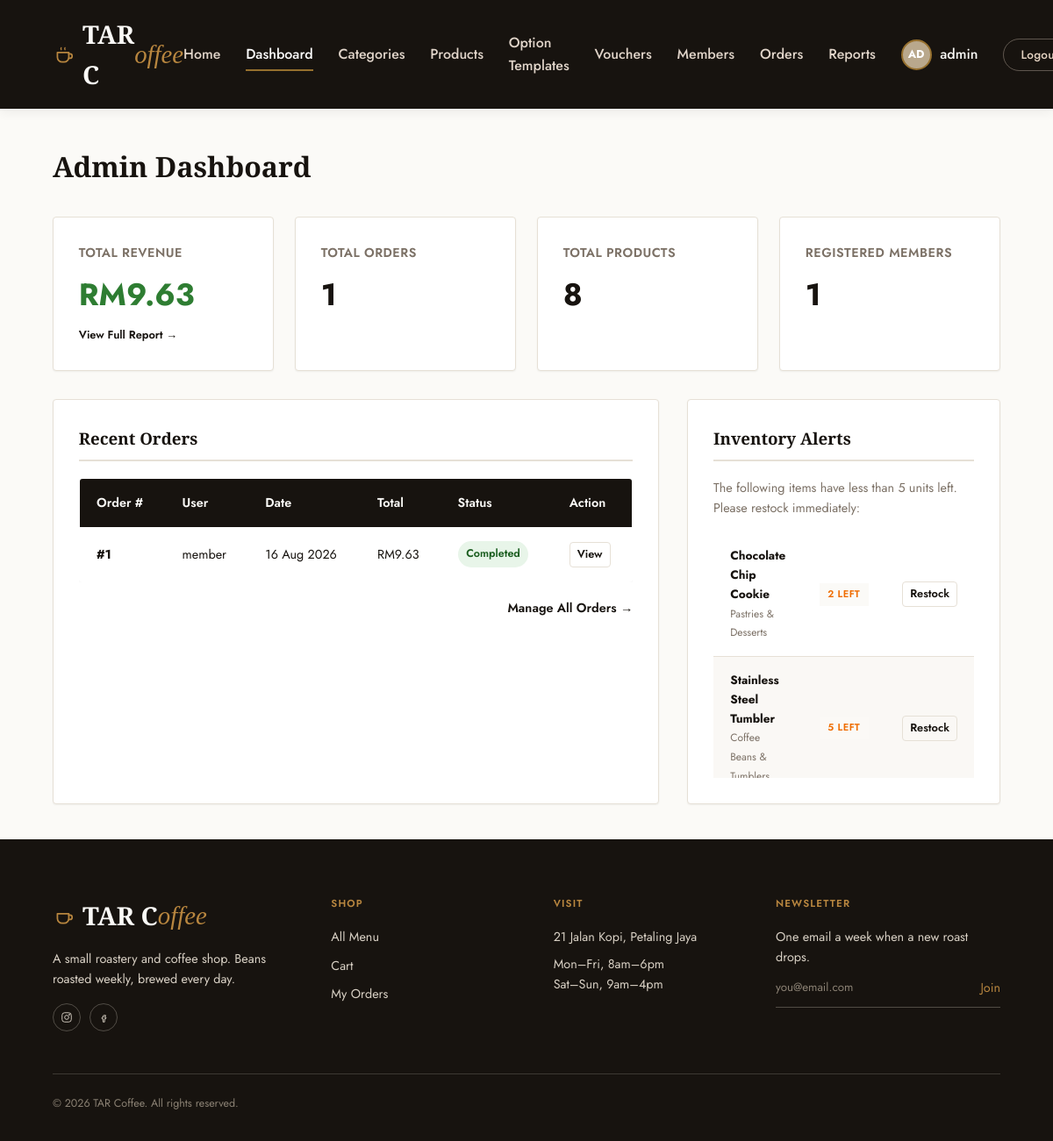
/admin/index.php (signed in), run on the app's committed database.
### tables this page shows
CREATE TABLE `users` (
  `id` INT AUTO_INCREMENT PRIMARY KEY,
  `username` VARCHAR(50) NOT NULL UNIQUE,
  `email` VARCHAR(100) NOT NULL UNIQUE,
  `password` VARCHAR(255) NOT NULL,
  `full_name` VARCHAR(100) NOT NULL,
  `phone` VARCHAR(20) DEFAULT NULL,
  `photo` VARCHAR(255) DEFAULT 'default_user.png',
  `role` ENUM('admin', 'member') DEFAULT 'member',
  `status` ENUM('active', 'blocked') DEFAULT 'active',
  `failed_attempts` INT UNSIGNED NOT NULL DEFAULT 0,
  `locked_until` DATETIME DEFAULT NULL,
  `created_at` TIMESTAMP DEFAULT CURRENT_TIMESTAMP,
  INDEX `idx_users_status` (`status`)
);

CREATE TABLE `orders` (
  `id` INT AUTO_INCREMENT PRIMARY KEY,
  `user_id` INT DEFAULT NULL,
  `voucher_id` INT DEFAULT NULL,
  `customer_name` VARCHAR(100) NOT NULL,
  `customer_phone` VARCHAR(20) NOT NULL,
  `fulfillment_type` ENUM('pickup', 'delivery') NOT NULL DEFAULT 'delivery',
  `shipping_address` TEXT DEFAULT NULL, 
  `discount_amount` DECIMAL(10, 2) NOT NULL DEFAULT 0.00,
  `total_price` DECIMAL(10, 2) NOT NULL,
  `status` ENUM('Pending', 'Processing', 'Completed', 'Cancelled') DEFAULT 'Pending',
  `order_date` TIMESTAMP DEFAULT CURRENT_TIMESTAMP,
  FOREIGN KEY (`user_id`) REFERENCES `users` (`id`) ON DELETE SET NULL,
  FOREIGN KEY (`voucher_id`) REFERENCES `vouchers` (`id`) ON DELETE SET NULL,
  INDEX `idx_orders_status` (`status`),
  INDEX `idx_orders_fulfillment` (`fulfillment_type`), 
  INDEX `idx_orders_date` (`order_date`)
);

CREATE TABLE `products` (
  `id` INT AUTO_INCREMENT PRIMARY KEY,
  `category_id` INT DEFAULT NULL,
  `name` VARCHAR(100) NOT NULL,
  `description` TEXT DEFAULT NULL,
  `price` DECIMAL(10, 2) NOT NULL,
  `stock` INT UNSIGNED DEFAULT 0,
  `created_at` TIMESTAMP DEFAULT CURRENT_TIMESTAMP,
  FOREIGN KEY (`category_id`) REFERENCES `categories` (`id`) ON DELETE SET NULL,
  INDEX `idx_products_name` (`name`)
);

CREATE TABLE `categories` (
  `id` INT AUTO_INCREMENT PRIMARY KEY,
  `name` VARCHAR(50) NOT NULL UNIQUE,
  `description` TEXT DEFAULT NULL
);

### includes/auth.php (called while the page is built, shortened)
<?php
function is_logged_in() {
    return isset($_SESSION['user_id']);
}
function is_admin() {
    return is_logged_in() && isset($_SESSION['user_role']) && $_SESSION['user_role'] === 'admin';
}
function get_logged_in_user($pdo) {
    $stmt = $pdo->prepare("SELECT * FROM users WHERE id = ?");
    $stmt->execute([$_SESSION['user_id']]);
    $user = $stmt->fetch();
    return $user;
}
?>

### admin/index.php (the view, shortened to what this page needs)
<?php
require_once __DIR__ . '/../includes/header.php';
$sales_stmt = $pdo->query("SELECT SUM(total_price) as total_sales FROM orders WHERE status != 'Cancelled'");
$total_sales = floatval($sales_stmt->fetchColumn() ?? 0);
$orders_count_stmt = $pdo->query("SELECT COUNT(*) FROM orders");
$total_orders = intval($orders_count_stmt->fetchColumn() ?? 0);
$prod_count_stmt = $pdo->query("SELECT COUNT(*) FROM products");
$total_products = intval($prod_count_stmt->fetchColumn() ?? 0);
$member_count_stmt = $pdo->query("SELECT COUNT(*) FROM users WHERE role = 'member'");
$total_members = intval($member_count_stmt->fetchColumn() ?? 0);
$low_stock_stmt = $pdo->query("SELECT p.*, c.name as category_name
                               FROM products p
                               LEFT JOIN categories c ON p.category_id = c.id
                               WHERE p.stock <= 5
                               ORDER BY p.stock ASC");
$low_stock_items = $low_stock_stmt->fetchAll();
$recent_orders_stmt = $pdo->query("SELECT o.*, u.username
                                   FROM orders o
                                   LEFT JOIN users u ON o.user_id = u.id
                                   ORDER BY o.order_date DESC
                                   LIMIT 5");
$recent_orders = $recent_orders_stmt->fetchAll();
?>
<h1 class="page-title">Admin Dashboard</h1>
<div class="admin-dashboard">
    <div class="stat-grid">
        <div class="stat-card">
            <span class="title">Total Revenue</span>
            <span class="value" style="color: var(--success);">RM<?= number_format($total_sales, 2) ?></span>
            <a href="reports.php" style="font-size: 0.8rem; font-weight: 600;">View Full Report &rarr;</a>
        </div>
        <div class="stat-card">
            <span class="title">Total Orders</span>
            <span class="value"><?= $total_orders ?></span>
        </div>
        <div class="stat-card">
            <span class="title">Total Products</span>
            <span class="value"><?= $total_products ?></span>
        </div>
        <div class="stat-card">
            <span class="title">Registered Members</span>
            <span class="value"><?= $total_members ?></span>
        </div>
    </div>
    <div class="admin-columns">
        <div class="admin-panel">
            <h3>Recent Orders</h3>
            <?php if (empty($recent_orders)): ?>
                <p style="color: var(--text-muted);">No orders placed yet.</p>
            <?php else: ?>
                <div class="table-responsive">
                    <table class="table" style="font-size: 0.9rem;">
                        <thead>
                            <tr>
                                <th>Order #</th>
                                <th>User</th>
                                <th>Date</th>
                                <th>Total</th>
                                <th>Status</th>
                                <th>Action</th>
                            </tr>
                        </thead>
                        <tbody>
                            <?php foreach ($recent_orders as $ord): ?>
                                <tr>
                                    <td><strong>#<?= $ord['id'] ?></strong></td>
                                    <td><?= htmlspecialchars($ord['username'] ?? 'Guest/Deleted') ?></td>
                                    <td><?= date('d M Y', strtotime($ord['order_date'])) ?></td>
                                    <td>RM<?= number_format($ord['total_price'], 2) ?></td>
                                    <td>
                                        <span class="badge badge-<?= strtolower($ord['status']) ?>">
                                            <?= htmlspecialchars($ord['status']) ?>
                                        </span>
                                    </td>
                                    <td>
                                        <a href="orders.php?detail_id=<?= $ord['id'] ?>" class="btn btn-secondary btn-sm btn-xs">View</a>
                                    </td>
                                </tr>
                            <?php endforeach; ?>
                        </tbody>
                    </table>
                </div>
                <div style="margin-top: 1rem; text-align: right;">
                    <a href="orders.php" style="font-size: 0.9rem; font-weight: 600;">Manage All Orders &rarr;</a>
                </div>
            <?php endif; ?>
        </div>
        <div class="admin-panel">
            <h3>Inventory Alerts</h3>
            <?php if (empty($low_stock_items)): ?>
                <div class="alert alert-success" style="box-shadow: none; border-left: none; margin-bottom: 0;">
                    All products are fully stocked.
                </div>
            <?php else: ?>
                <p style="font-size: 0.9rem; color: var(--text-muted); margin-bottom: 1rem;">
                    The following items have less than 5 units left. Please restock immediately:
                </p>
                <div class="table-responsive" style="max-height: 280px; overflow-y: auto;">
                    <table class="table" style="font-size: 0.85rem; box-shadow: none; border: none;">
                        <tbody>
                            <?php foreach ($low_stock_items as $item): ?>
                                <tr>
                                    <td>
                                        <strong><?= htmlspecialchars($item['name']) ?></strong><br>
                                        <span style="font-size: 0.75rem; color: var(--text-muted);"><?= htmlspecialchars($item['category_name'] ?? 'Uncategorized') ?></span>
                                    </td>
                                    <td style="text-align: right;">
                                        <?php if ($item['stock'] == 0): ?>
                                            <span class="stock-badge inline out-of-stock">Sold Out</span>
                                        <?php else: ?>
                                            <span class="stock-badge inline low-stock"><?= $item['stock'] ?> Left</span>
                                        <?php endif; ?>
                                    </td>
                                    <td>
                                        <a href="products.php?action=edit&id=<?= $item['id'] ?>" class="btn btn-secondary btn-sm btn-xs">Restock</a>
                                    </td>
                                </tr>
                            <?php endforeach; ?>
                        </tbody>
                    </table>
                </div>
            <?php endif; ?>
        </div>
    </div>
</div>
<?php
require_once __DIR__ . '/../includes/footer.php';
?>

### includes/header.php (shortened to what this page needs)
<?php
$is_admin_dir = (strpos($_SERVER['SCRIPT_NAME'], '/admin/') !== false);
$base_path = $is_admin_dir ? '../' : './';
$current_page = basename($_SERVER['SCRIPT_NAME']);
function nav_active(string $page, bool $in_admin_dir, string $current_page, bool $is_admin_dir): string {
    return ($in_admin_dir === $is_admin_dir && $current_page === $page) ? ' active' : '';
}
$has_hero = ($current_page === 'index.php' && !$is_admin_dir);
require_once __DIR__ . '/db.php';
require_once __DIR__ . '/auth.php';
$current_user = null;
if (is_logged_in()) {
    $current_user = get_logged_in_user($pdo);
}
?>
<!DOCTYPE html>
<html lang="en">
<head>
    <link rel="stylesheet" href="<?= $base_path ?>assets/css/style.css">
</head>
<body>
<header id="site-header" class="<?= $has_hero ? 'nav-transparent' : '' ?>">
    <div class="nav-container">
        <div class="logo">
            <a href="<?= $base_path ?>index.php">
                <svg viewBox="0 0 24 24" fill="none" stroke="currentColor" stroke-width="1.6" stroke-linecap="round" stroke-linejoin="round"><path d="M6 10h11v5a5 5 0 0 1-5 5H10a5 5 0 0 1-5-5v-5z"/><path d="M17 11.5h1.2a2.3 2.3 0 0 1 0 4.6H17"/><path d="M9 5c-.5.8-.5 1.3 0 2.1M13 5c-.5.8-.5 1.3 0 2.1" stroke-width="1.2"/></svg>
                TAR C<em>offee</em>
            </a>
        </div>
        <nav>
            <ul class="nav-menu">
                <li class="nav-item"><a href="<?= $base_path ?>index.php" class="<?= trim(nav_active('index.php', false, $current_page, $is_admin_dir)) ?>">Home</a></li>
                <?php if (is_admin()): ?>
                    <li class="nav-item"><a href="<?= $base_path ?>admin/index.php" class="<?= trim(nav_active('index.php', true, $current_page, $is_admin_dir)) ?>">Dashboard</a></li>
                    <li class="nav-item"><a href="<?= $base_path ?>admin/categories.php" class="<?= trim(nav_active('categories.php', true, $current_page, $is_admin_dir)) ?>">Categories</a></li>
                    <li class="nav-item"><a href="<?= $base_path ?>admin/products.php" class="<?= trim(nav_active('products.php', true, $current_page, $is_admin_dir)) ?>">Products</a></li>
                    <li class="nav-item"><a href="<?= $base_path ?>admin/option_templates.php" class="<?= trim(nav_active('option_templates.php', true, $current_page, $is_admin_dir)) ?>">Option Templates</a></li>
                    <li class="nav-item"><a href="<?= $base_path ?>admin/vouchers.php" class="<?= trim(nav_active('vouchers.php', true, $current_page, $is_admin_dir)) ?>">Vouchers</a></li>
                    <li class="nav-item"><a href="<?= $base_path ?>admin/members.php" class="<?= trim(nav_active('members.php', true, $current_page, $is_admin_dir)) ?>">Members</a></li>
                    <li class="nav-item"><a href="<?= $base_path ?>admin/orders.php" class="<?= trim(nav_active('orders.php', true, $current_page, $is_admin_dir)) ?>">Orders</a></li>
                    <li class="nav-item"><a href="<?= $base_path ?>admin/reports.php" class="<?= trim(nav_active('reports.php', true, $current_page, $is_admin_dir)) ?>">Reports</a></li>
                <?php endif; ?>
                <?php if (is_logged_in() && $current_user): ?>
                    <li class="nav-profile">
                        <?php
                        $avatar = !empty($current_user['photo']) ? $base_path . 'uploads/profiles/' . $current_user['photo'] : '';
                        if (!empty($current_user['photo']) && file_exists(__DIR__ . '/../uploads/profiles/' . $current_user['photo'])):
                        ?>
                            <img src="<?= $avatar ?>" class="nav-avatar" alt="Avatar">
                        <?php else: ?>
                            <div class="nav-avatar" style="background-color: var(--primary-light); color: white; display: flex; align-items: center; justify-content: center; font-size: 0.8rem; font-weight: 700; text-transform: uppercase;">
                                <?= substr($current_user['username'], 0, 2) ?>
                            </div>
                        <?php endif; ?>
                        <a href="<?= $base_path ?>profile.php" style="color: var(--bg-cream); font-weight: 500;">
                            <?= htmlspecialchars($current_user['username']) ?>
                        </a>
                    </li>
                    <li class="nav-item"><a href="<?= $base_path ?>logout.php" class="nav-btn nav-btn-ghost">Logout</a></li>
                <?php else: ?>
                    <li class="nav-item"><a href="<?= $base_path ?>login.php">Login</a></li>
                    <li class="nav-item"><a href="<?= $base_path ?>register.php" class="nav-btn">Register</a></li>
                <?php endif; ?>
            </ul>
        </nav>
    </div>
</header>
<main>

### includes/footer.php (shortened to what this page needs)
</main>
<footer>
    <div class="footer-inner">
        <div>
            <div class="logo">
                <a href="<?= $base_path ?>index.php">
                    <svg viewBox="0 0 24 24" fill="none" stroke="currentColor" stroke-width="1.6" stroke-linecap="round" stroke-linejoin="round" width="22" height="22"><path d="M6 10h11v5a5 5 0 0 1-5 5H10a5 5 0 0 1-5-5v-5z"/><path d="M17 11.5h1.2a2.3 2.3 0 0 1 0 4.6H17"/></svg>
                    TAR C<em>offee</em>
                </a>
            </div>
            <p>A small roastery and coffee shop. Beans roasted weekly, brewed every day.</p>
            <div class="footer-social">
                <a href="#" aria-label="Instagram"><svg viewBox="0 0 24 24" fill="none" stroke="currentColor" stroke-width="1.6"><rect x="3" y="3" width="18" height="18" rx="5"/><circle cx="12" cy="12" r="4"/><circle cx="17.2" cy="6.8" r="1"/></svg></a>
                <a href="#" aria-label="Facebook"><svg viewBox="0 0 24 24" fill="none" stroke="currentColor" stroke-width="1.6"><path d="M15 8h-2a2 2 0 0 0-2 2v2H9v3h2v6h3v-6h2.2l.8-3H14v-1.5c0-.5.3-1 1-1h1V8z"/></svg></a>
            </div>
        </div>
        <div>
            <h4>Shop</h4>
            <ul class="footer-links">
                <li><a href="<?= $base_path ?>index.php">All Menu</a></li>
                <li><a href="<?= $base_path ?>cart.php">Cart</a></li>
                <?php if (is_logged_in()): ?>
                    <li><a href="<?= $base_path ?>orders.php">My Orders</a></li>
                <?php endif; ?>
            </ul>
        </div>
        <div>
            <h4>Visit</h4>
            <p>21 Jalan Kopi, Petaling Jaya</p>
            <p>Mon&ndash;Fri, 8am&ndash;6pm<br>Sat&ndash;Sun, 9am&ndash;4pm</p>
        </div>
        <div>
            <h4>Newsletter</h4>
            <p>One email a week when a new roast drops.</p>
            <form class="footer-signup" id="newsletter-form">
                <input type="email" placeholder="you@email.com" aria-label="Email address">
                <button type="submit">Join</button>
            </form>
        </div>
    </div>
    <div class="footer-base">
        <span>&copy; <?= date('Y') ?> TAR Coffee. All rights reserved.</span>
    </div>
</footer>
</body>
</html>

### data on the page
users: username "AD", username "admin"
orders: id "1", user.username "member", order_date "16 Aug 2026", total_price "9.63", status "Completed"
products: name "Chocolate Chip Cookie", category.name "Pastries & Desserts", stock "2"
products: name "Stainless Steel Tumbler", category.name "Coffee Beans &…", stock "5"

### other printed values
$total_sales "9.63"
$total_orders "1"
$total_products "8"
$total_members "1"
